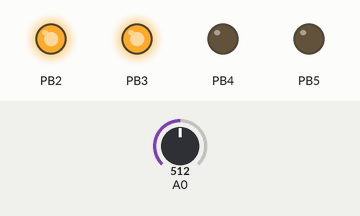
Simulated run of this sketch. Board: ATtiny85, built with avr-gcc and run on an emulated ATtiny85. Shown: output pins drawn as LEDs (lit = HIGH). The inputs (shaded band) are chosen by the test bench; at power-on: A0 = 512. Random numbers use the default seed unless the sketch sets one.

Above: at 1.2 s.
1.3 s: A0 set to 586
2.8 s: A0 set to 616
At 4.0 s:
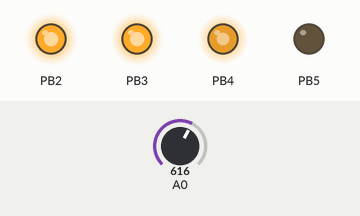
4.3 s: A0 set to 792
5.8 s: A0 set to 807
At 6.3 s:
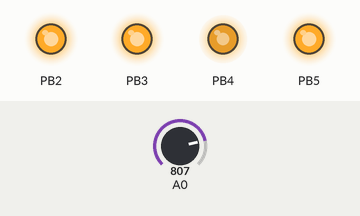
7.3 s: A0 set to 122
At 7.6 s:
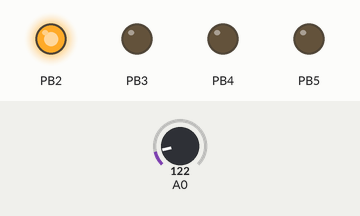
8.8 s: A0 set to 381
10.3 s: A0 set to 415
At 11.0 s:
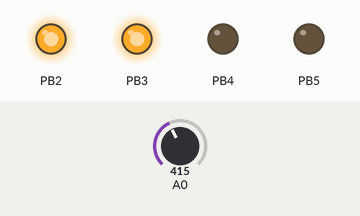
Timing chart, 0 to 12.8 s (numbered marks = the images above; inputs shaded):
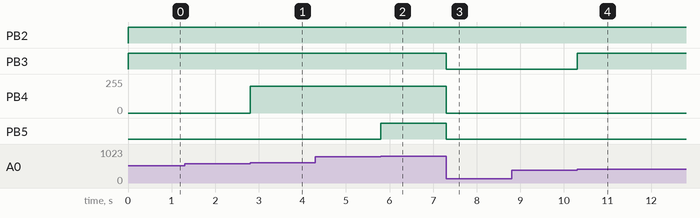

The sketch:

light_blink.ino
```cpp
#define SPING       0
#define analogPing  A3
#define BRIGHT      200
#define INPUTMODE   1//0=random,1=analog
int maxPin = 10;
int fadedelay = 0;
int ttdelay = 10;
int inval, outval, pinnum, a;
//int st = 5;//sample take

void setup() {
  inval = 0;
  outval = 0;
}

void loop() {
  picnum();

  if(inval < outval)
  {
    gradeDown();
  }else if(inval > outval){
    gradeUp();
  }
  delay(ttdelay);
  outval = inval;
}

void picnum(){
  inval = 0;
  if (INPUTMODE == 1){
      inval += analogRead(SPING) / 200;
    if(inval >= maxPin){inval = maxPin;}}else{inval = random(0, maxPin + 1);}
}
void gradeDown(){
  pinnum = outval + 1;
  for(a = inval; a < outval; a++){
    pinnum --;
    analogWrite(pinnum + 2, 0);
    delay(fadedelay);
  }
}

void gradeUp(){
  pinnum = outval - 1;
  for(a = inval; a > outval; a--){
    pinnum ++;
    analogWrite(pinnum + 2, BRIGHT);
    delay(fadedelay);
  }
}
```

Measured:
- the behaviour switches between 599 and 600 on A0 (found by bisection; images 0 and 1)
- the behaviour switches between 799 and 800 on A0 (found by bisection; images 1 and 2)
- the behaviour switches between 399 and 400 on A0 (found by bisection; images 3 and 4)
- after the input at 1.3 s, every drawn part: stays the same
- after the input at 2.8 s, PB4: 0/255 → 200/255 at once
- after the input at 4.3 s, every drawn part: stays the same
- after the input at 5.8 s, PB5: LOW → HIGH at once
- after the input at 7.3 s, PB3, PB5: HIGH → LOW at once; PB4: 200/255 → 0/255 at once
- after the input at 8.8 s, every drawn part: stays the same
- after the input at 10.3 s, PB3: LOW → HIGH at once
